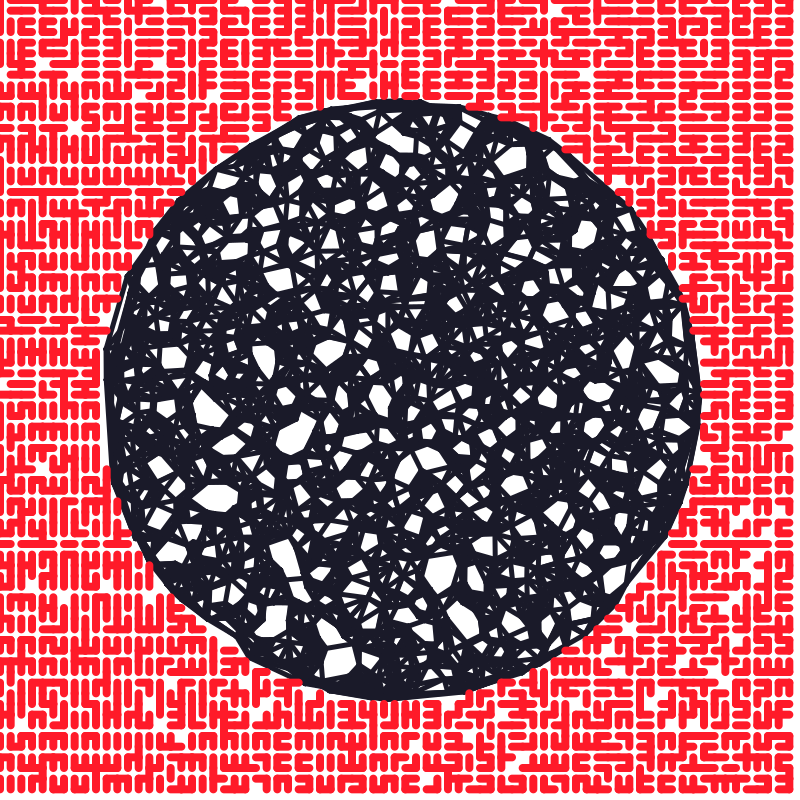

This figure's Python source:
import math
import random

import svgwrite
from svgwrite.extensions import Inkscape

page_width = 800
page_height = 800
circle_radius = 300


def in_circle(radius, pt):
    cx, cy = (page_width / 2, page_width / 2)
    x, y = pt
    d = distance4(cx, cy, x, y)
    return d < radius


def distance4(x1, y1, x2, y2):
    return math.sqrt((x2 - x1) ** 2 + (y2 - y1) ** 2)


def distance(p1, p2):
    return distance4(p1[0], p1[1], p2[0], p2[1])


def mid_point(p1, p2):
    return (p1[0] + p2[0]) / 2, (p1[1] + p2[1]) / 2


def make_lines(layer, drawing: svgwrite.Drawing, inpts):
    usage = {k: 0 for k in inpts}
    conn = 9
    preferred_dist = 5
    used_pairs = set([])
    inpts.sort(key=lambda x: distance((page_width / 2, page_height / 2), x))
    while len([True for k in inpts if usage[k] < conn]) > 1:
        available = [k for k in inpts if usage[k] < conn]
        startpt = available[0]
        endpts = [k for k in available if k != startpt and (startpt, k) not in used_pairs and k[0] != startpt[0] and k[1] != startpt[1]]
        if len(endpts) == 0:
            usage[startpt] += 1
            continue
        endpt = min(endpts, key=lambda x: abs(preferred_dist - distance(x, startpt)))
        usage[startpt] += 1
        usage[endpt] += 1
        preferred_dist = preferred_dist
        used_pairs.add((endpt, startpt))
        used_pairs.add((startpt, endpt))
        if distance(startpt, endpt) < 100:
            layer.add(drawing.line(
                startpt,
                endpt,
                stroke=svgwrite.rgb(10, 10, 16, '%'),
                stroke_width=5,
                stroke_linecap='round',
                stroke_opacity=1.0
            ))


def make_lines2(layer, drawing: svgwrite.Drawing, inpts):
    tail = inpts

    while len(tail) > 1:
        head, *tail = tail

        minpt = min(tail, key=lambda x: distance(x, head))
        if not in_circle(circle_radius, mid_point(head, minpt)) and distance(minpt, head) < 15:
            layer.add(drawing.line(
                head,
                minpt,
                stroke=svgwrite.rgb(255, 10, 16, '%'),
                stroke_width=8,
                stroke_linecap='round'
            ))


def main():
    drawing = svgwrite.Drawing(filename='montecarlo1.svg', size=(page_width, page_height))
    inkscape = Inkscape(drawing)
    inpts = []
    outpts = []

    for i in range(75):
        for j in range(75):
            pt = (i / 75.0 * page_width, j / 75.0 * page_height)
            inside = in_circle(circle_radius, pt)
            if inside:
                while 1:
                    r = (random.random() * page_width, random.random() * page_height)
                    if in_circle(circle_radius, r):
                        break
                inpts.append(r)
            else:
                outpts.append(pt)

    random.shuffle(inpts)
    random.shuffle(outpts)

    # inpts.sort(key=lambda x: -distance((page_width/2, page_height/2), x))
    # outpts.sort(key=lambda x: distance((page_width/2, page_height/2), x))
    in_layer = inkscape.layer(label='inside circle')
    out_layer = inkscape.layer(label='outside circle')

    drawing.add(in_layer)
    drawing.add(out_layer)

    make_lines(in_layer, drawing, inpts)
    make_lines2(out_layer, drawing, outpts)
    drawing.save()


if __name__ == "__main__":
    main()
